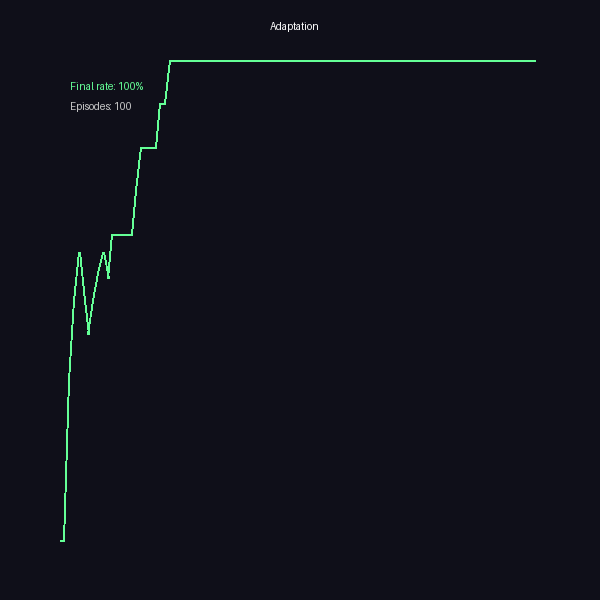

Reproduce this figure in Python.
"""
Adaptation - 适应

环境变化 → 行为调整
反馈学习、强化学习

本实验模拟简单的适应过程
"""

import numpy as np
from PIL import Image, ImageDraw
import random

class AdaptiveAgent:
    def __init__(self, n_actions=4):
        self.n_actions = n_actions
        # Q表：状态-动作值
        self.q_table = {}
        self.learning_rate = 0.1
        self.discount = 0.9
        self.epsilon = 0.2  # 探索率
    
    def get_action(self, state):
        """根据Q表选择动作（ε-贪婪）"""
        if random.random() < self.epsilon:
            return random.randint(0, self.n_actions - 1)
        
        if state not in self.q_table:
            self.q_table[state] = [0.0] * self.n_actions
        
        return max(range(self.n_actions), key=lambda a: self.q_table[state][a])
    
    def update(self, state, action, reward, next_state):
        """Q-learning更新"""
        if state not in self.q_table:
            self.q_table[state] = [0.0] * self.n_actions
        if next_state not in self.q_table:
            self.q_table[next_state] = [0.0] * self.n_actions
        
        current = self.q_table[state][action]
        best_next = max(self.q_table[next_state])
        
        self.q_table[state][action] = current + self.learning_rate * (reward + self.discount * best_next - current)

class AdaptiveEnvironment:
    def __init__(self, size=10):
        self.size = size
        self.agent_pos = (0, 0)
        self.goal_pos = (size-1, size-1)
        self.obstacles = set()
        
        # 随机障碍物
        for _ in range(size * size // 10):
            x, y = random.randint(0, size-1), random.randint(0, size-1)
            if (x, y) != (0, 0) and (x, y) != (size-1, size-1):
                self.obstacles.add((x, y))
    
    def get_state(self):
        return self.agent_pos
    
    def step(self, action):
        """执行动作，返回奖励和新状态"""
        dx, dy = [(0, -1), (0, 1), (-1, 0), (1, 0)][action]
        new_x = max(0, min(self.size-1, self.agent_pos[0] + dx))
        new_y = max(0, min(self.size-1, self.agent_pos[1] + dy))
        
        # 检查障碍物
        if (new_x, new_y) in self.obstacles:
            reward = -10
        elif (new_x, new_y) == self.goal_pos:
            reward = 100
            self.agent_pos = (new_x, new_y)
        else:
            reward = -1  # 每步惩罚
            self.agent_pos = (new_x, new_y)
        
        return reward, self.get_state(), (new_x, new_y) == self.goal_pos
    
    def reset(self):
        self.agent_pos = (0, 0)

def train_agent(env, agent, episodes=100):
    """训练智能体"""
    successes = []
    steps_per_episode = []
    
    for ep in range(episodes):
        env.reset()
        steps = 0
        
        for _ in range(200):  # 最大步数
            state = env.get_state()
            action = agent.get_action(state)
            reward, next_state, done = env.step(action)
            agent.update(state, action, reward, next_state)
            steps += 1
            
            if done:
                successes.append(1)
                steps_per_episode.append(steps)
                break
        
        if not done:
            successes.append(0)
            steps_per_episode.append(200)
    
    return successes, steps_per_episode

def visualize_adaptation(successes, output_path):
    """可视化学习过程"""
    SIZE = 600
    MARGIN = 60
    
    img = Image.new('RGB', (SIZE, SIZE), (15, 15, 25))
    draw = ImageDraw.Draw(img)
    
    WIDTH = SIZE - 2 * MARGIN
    HEIGHT = SIZE - 2 * MARGIN
    
    # 绘制成功率（窗口平均）
    window = 10
    success_rate = []
    for i in range(len(successes)):
        start = max(0, i - window)
        rate = sum(successes[start:i+1]) / (i - start + 1)
        success_rate.append(rate)
    
    for i in range(1, len(success_rate)):
        x1 = MARGIN + (i-1) / len(success_rate) * WIDTH
        y1 = SIZE - MARGIN - success_rate[i-1] * HEIGHT
        x2 = MARGIN + i / len(success_rate) * WIDTH
        y2 = SIZE - MARGIN - success_rate[i] * HEIGHT
        draw.line([x1, y1, x2, y2], fill=(100, 255, 150), width=2)
    
    draw.text((SIZE//2-30, 20), "Adaptation", fill=(255,255,255))
    draw.text((MARGIN+10, MARGIN+20), f"Final rate: {success_rate[-1]:.0%}", fill=(100,255,150))
    draw.text((MARGIN+10, MARGIN+40), f"Episodes: {len(successes)}", fill=(200,200,200))
    
    img.save(output_path)
    print(f'Saved: {output_path}')

if __name__ == '__main__':
    output_dir = r'C:\Users\许耀仁\.openclaw\workspace\experiments'
    
    print('=== Adaptation ===')
    
    env = AdaptiveEnvironment(size=8)
    agent = AdaptiveAgent(n_actions=4)
    
    successes, steps = train_agent(env, agent, episodes=100)
    
    print(f'Success rate: {sum(successes)/len(successes):.0%}')
    print(f'Average steps (last 20): {np.mean(steps[-20:]):.1f}')
    
    visualize_adaptation(successes, f'{output_dir}/adaptation.png')
    
    print('Done')
